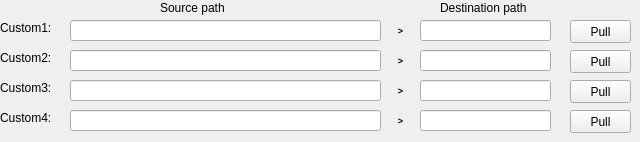
      <widget class="QWidget" name="AmlSystemFilePullh_tab">
       <attribute name="title">
        <string>Pull</string>
       </attribute>
       <widget class="QLabel" name="label_11">
        <property name="geometry">
         <rect>
          <x>440</x>
          <y>0</y>
          <width>111</width>
          <height>16</height>
         </rect>
        </property>
        <property name="text">
         <string>Destination path</string>
        </property>
       </widget>
       <widget class="QLabel" name="label_12">
        <property name="geometry">
         <rect>
          <x>160</x>
          <y>0</y>
          <width>101</width>
          <height>16</height>
         </rect>
        </property>
        <property name="text">
         <string>Source path</string>
        </property>
       </widget>
       <widget class="QLabel" name="label_13">
        <property name="geometry">
         <rect>
          <x>390</x>
          <y>20</y>
          <width>21</width>
          <height>21</height>
         </rect>
        </property>
        <property name="text">
         <string>&lt;html&gt;&lt;head/&gt;&lt;body&gt;&lt;p align=&quot;center&quot;&gt;&lt;span style=&quot; font-size:7pt; font-weight:600;&quot;&gt;&amp;gt;&lt;/span&gt;&lt;/p&gt;&lt;/body&gt;&lt;/html&gt;</string>
        </property>
       </widget>
       <widget class="QLabel" name="AmlSystemPullCustom1_Lable">
        <property name="geometry">
         <rect>
          <x>0</x>
          <y>20</y>
          <width>71</width>
          <height>16</height>
         </rect>
        </property>
        <property name="text">
         <string>Custom1:</string>
        </property>
       </widget>
       <widget class="QLineEdit" name="AmlSystemPullCustom1Dst_lineEdit">
        <property name="geometry">
         <rect>
          <x>420</x>
          <y>20</y>
          <width>131</width>
          <height>21</height>
         </rect>
        </property>
       </widget>
       <widget class="QLineEdit" name="AmlSystemPullCustom1Src_lineEdit">
        <property name="geometry">
         <rect>
          <x>70</x>
          <y>20</y>
          <width>311</width>
          <height>21</height>
         </rect>
        </property>
        <property name="text">
         <string/>
        </property>
       </widget>
       <widget class="QPushButton" name="AmlSystemPullCustom1Pull_Button">
        <property name="geometry">
         <rect>
          <x>570</x>
          <y>20</y>
          <width>61</width>
          <height>23</height>
         </rect>
        </property>
        <property name="text">
         <string>Pull</string>
        </property>
       </widget>
       <widget class="QLabel" name="AmlSystemPullCustom2_Lable">
        <property name="geometry">
         <rect>
          <x>0</x>
          <y>50</y>
          <width>71</width>
          <height>16</height>
         </rect>
        </property>
        <property name="text">
         <string>Custom2:</string>
        </property>
       </widget>
       <widget class="QLabel" name="label_29">
        <property name="geometry">
         <rect>
          <x>390</x>
          <y>50</y>
          <width>21</width>
          <height>21</height>
         </rect>
        </property>
        <property name="text">
         <string>&lt;html&gt;&lt;head/&gt;&lt;body&gt;&lt;p align=&quot;center&quot;&gt;&lt;span style=&quot; font-size:7pt; font-weight:600;&quot;&gt;&amp;gt;&lt;/span&gt;&lt;/p&gt;&lt;/body&gt;&lt;/html&gt;</string>
        </property>
       </widget>
       <widget class="QLineEdit" name="AmlSystemPullCustom2Dst_lineEdit">
        <property name="geometry">
         <rect>
          <x>420</x>
          <y>50</y>
          <width>131</width>
          <height>21</height>
         </rect>
        </property>
       </widget>
       <widget class="QPushButton" name="AmlSystemPullCustom2Pull_Button">
        <property name="geometry">
         <rect>
          <x>570</x>
          <y>50</y>
          <width>61</width>
          <height>23</height>
         </rect>
        </property>
        <property name="text">
         <string>Pull</string>
        </property>
       </widget>
       <widget class="QLineEdit" name="AmlSystemPullCustom2Src_lineEdit">
        <property name="geometry">
         <rect>
          <x>70</x>
          <y>50</y>
          <width>311</width>
          <height>21</height>
         </rect>
        </property>
        <property name="text">
         <string/>
        </property>
       </widget>
       <widget class="QPushButton" name="AmlSystemPullCustom4Pull_Button">
        <property name="geometry">
         <rect>
          <x>570</x>
          <y>110</y>
          <width>61</width>
          <height>23</height>
         </rect>
        </property>
        <property name="text">
         <string>Pull</string>
        </property>
       </widget>
       <widget class="QPushButton" name="AmlSystemPullCustom3Pull_Button">
        <property name="geometry">
         <rect>
          <x>570</x>
          <y>80</y>
          <width>61</width>
          <height>23</height>
         </rect>
        </property>
        <property name="text">
         <string>Pull</string>
        </property>
       </widget>
       <widget class="QLabel" name="label_15">
        <property name="geometry">
         <rect>
          <x>390</x>
          <y>80</y>
          <width>21</width>
          <height>21</height>
         </rect>
        </property>
        <property name="text">
         <string>&lt;html&gt;&lt;head/&gt;&lt;body&gt;&lt;p align=&quot;center&quot;&gt;&lt;span style=&quot; font-size:7pt; font-weight:600;&quot;&gt;&amp;gt;&lt;/span&gt;&lt;/p&gt;&lt;/body&gt;&lt;/html&gt;</string>
        </property>
       </widget>
       <widget class="QLabel" name="label_30">
        <property name="geometry">
         <rect>
          <x>390</x>
          <y>110</y>
          <width>21</width>
          <height>21</height>
         </rect>
        </property>
        <property name="text">
         <string>&lt;html&gt;&lt;head/&gt;&lt;body&gt;&lt;p align=&quot;center&quot;&gt;&lt;span style=&quot; font-size:7pt; font-weight:600;&quot;&gt;&amp;gt;&lt;/span&gt;&lt;/p&gt;&lt;/body&gt;&lt;/html&gt;</string>
        </property>
       </widget>
       <widget class="QLineEdit" name="AmlSystemPullCustom4Dst_lineEdit">
        <property name="geometry">
         <rect>
          <x>420</x>
          <y>110</y>
          <width>131</width>
          <height>21</height>
         </rect>
        </property>
       </widget>
       <widget class="QLineEdit" name="AmlSystemPullCustom4Src_lineEdit">
        <property name="geometry">
         <rect>
          <x>70</x>
          <y>110</y>
          <width>311</width>
          <height>21</height>
         </rect>
        </property>
        <property name="text">
         <string/>
        </property>
       </widget>
       <widget class="QLineEdit" name="AmlSystemPullCustom3Src_lineEdit">
        <property name="geometry">
         <rect>
          <x>70</x>
          <y>80</y>
          <width>311</width>
          <height>21</height>
         </rect>
        </property>
        <property name="text">
         <string/>
        </property>
       </widget>
       <widget class="QLineEdit" name="AmlSystemPullCustom3Dst_lineEdit">
        <property name="geometry">
         <rect>
          <x>420</x>
          <y>80</y>
          <width>131</width>
          <height>21</height>
         </rect>
        </property>
       </widget>
       <widget class="QLabel" name="AmlSystemPullCustom3_Lable">
        <property name="geometry">
         <rect>
          <x>0</x>
          <y>80</y>
          <width>71</width>
          <height>16</height>
         </rect>
        </property>
        <property name="text">
         <string>Custom3:</string>
        </property>
       </widget>
       <widget class="QLabel" name="AmlSystemPullCustom4_Lable">
        <property name="geometry">
         <rect>
          <x>0</x>
          <y>110</y>
          <width>71</width>
          <height>16</height>
         </rect>
        </property>
        <property name="text">
         <string>Custom4:</string>
        </property>
       </widget>
      </widget>
